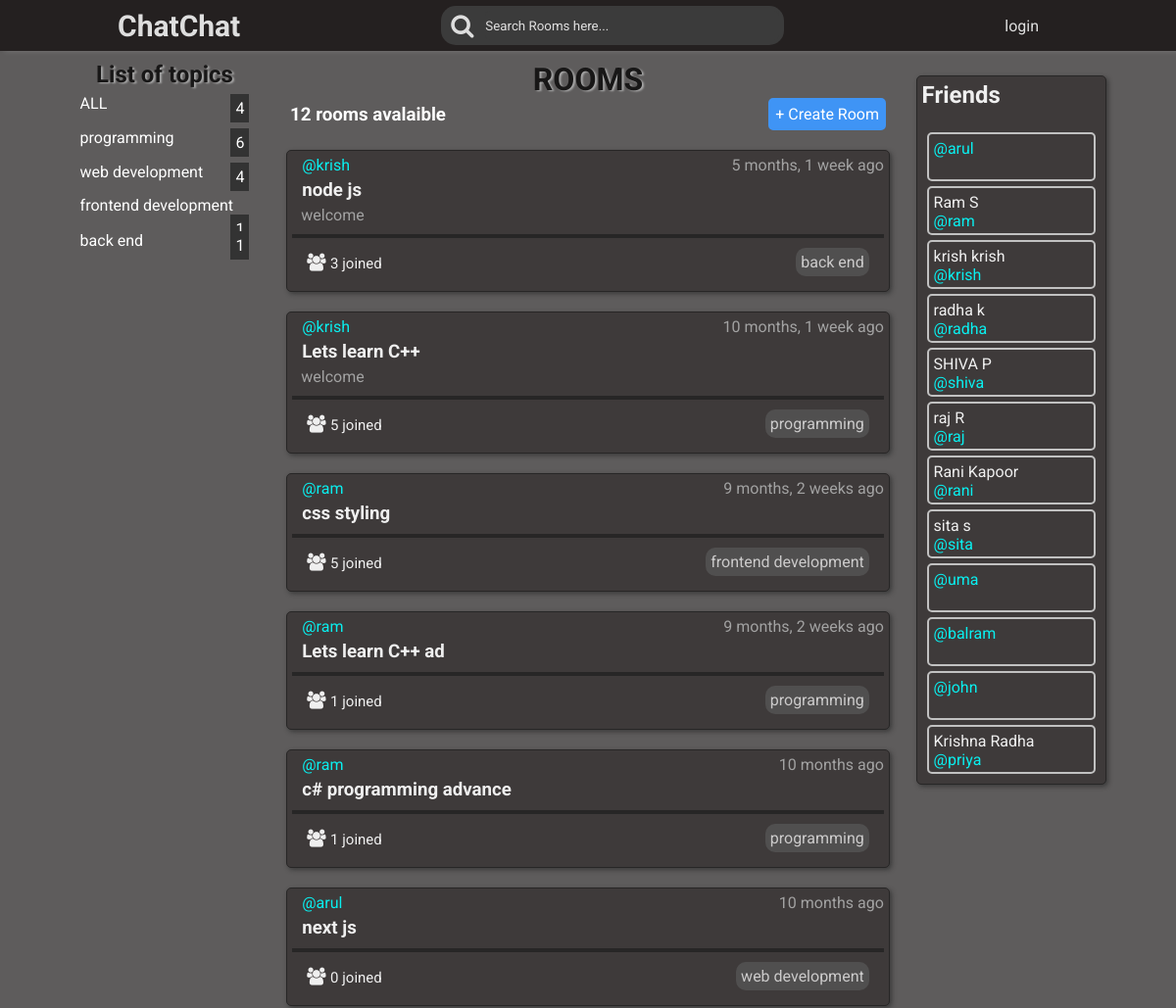
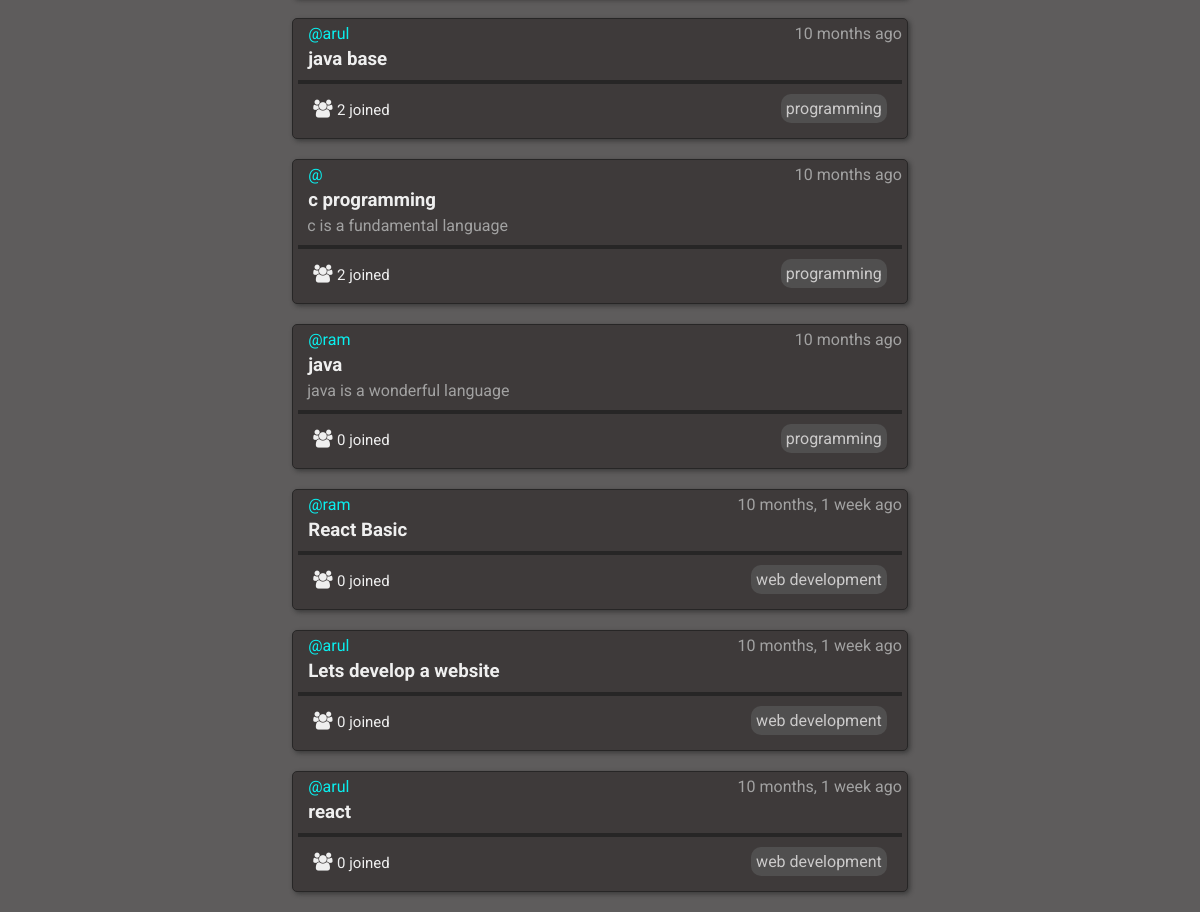
The page / on the database its author committed (2 pictures, top to bottom).
### chat/models.py (models this page shows, shortened)
class Topic(models.Model):
    name=models.CharField(max_length=200)
    def __str__(self):
        return self.name

class Room(models.Model):
    host=models.ForeignKey(User,on_delete=models.SET_NULL,null=True)
    topic=models.ForeignKey(Topic, on_delete=models.CASCADE,null=True)
    name=models.CharField(max_length=200)
    description=models.TextField(null=True,blank=True)
    participants = models.ManyToManyField(
        User, related_name='participants', blank=True)
    updated=models.DateTimeField(auto_now=True)
    created=models.DateTimeField(auto_now_add=True)
    class Meta:
        ordering=['-updated','-created']

### chat/views.py (the view)
# urls.py: path('', views.home,name="home"),
def home(request):
    q=request.GET.get('q') if request.GET.get('q') != None else ""
    rooms=Room.objects.filter(Q(topic__name__icontains=q)|
                            Q(name__icontains=q)|
                            Q(description__icontains=q))
    topics=Topic.objects.all()
    room_count=rooms.count()
    users=User.objects.all()
    context={'rooms':rooms,"topics":topics,'room_count':room_count,"users":users}
    return render(request, 'chat/home.html',context)

### chat/templates/chat/home.html (shortened to what this page needs)
{% extends 'main.html' %}
{% block content %}
<div class="container">
    <div class="topic-container">
        <h2 class="heading">List of topics</h2>
        <p class="topic-box"><a href="{% url 'home'%}">ALL<span>{{topics.count}}</span></a></p>
        {% for topic in topics %}
        <p class="topic-box"><a href="{% url 'home'%}?q={{topic.name}}">{{topic.name}}<span>{{topic.room_set.all.count}}</span></a></p>
        {% endfor %}
    </div>
    <div class="room-container">
        <h1 class="heading">ROOMS</h1>
        <div class="second-heading">
            <h3>{{room_count}} rooms avalaible</h3>
            <a href="{% url 'create-room' %}" id="create-room"> + Create Room</a>
        </div>
        {% for room in rooms %}
        <section class="room-box">
        <div class="room-top">
            <span>{{room.created|timesince}} ago</span>
        </div>
        <p class="user-name">@{{room.host.username}}</p>
        <h3 class="room-heading"><a href="{% url 'room' room.id room.name %}">{{room.name}}</a></h3>
        <p class="room-desc">{{room.description}}</p>
        <hr class="hr-line">
        <div class="bottom">
            <i class="fa fa-users group" aria-hidden="true"> <small>{{room.participants.all.count}}  joined</small></i>
            <p class="bottom-topic">{{room.topic}}</p>
        </div>
        </section>
        {% endfor %}
    </div>
    <div class="friends-container">
    <div class="friends-box ">
        <div class="friends-top">
            <h2 >Friends</h2>
            <br>
        </div>
        {% for user in users %}
            {% if user.is_authenticated %}
                {% if user != request.user %}
                    <div class="private">
                        <p><a href="{% url 'personal-chat' request.user.id user.id  user.username %}">{{user.first_name}} {{user.last_name}}</a></p>
                        <p><a href="{% url 'personal-chat' request.user.id user.id user.username %}" style="color: aqua;">@{{user.username}}</a></p>
                    </div>
                {% endif %}
            {% endif %}
        {% endfor %}
    </div>
    </div>
</div>
{%  endblock %}

### templates/main.html (shortened to what this page needs)
<!DOCTYPE html>
{% load static %}
<html lang="en">
<head>
    <link rel="stylesheet" href="https://stackpath.bootstrapcdn.com/font-awesome/4.7.0/css/font-awesome.min.css">
    <link rel="stylesheet" href="{% static 'style.css' %}">
</head>
<body>
    {% include 'nav.html' %}
    {% block content %}
    {%  endblock %}
</body>
</html>

### templates/nav.html
<nav>
<div class="navbar">
    <a href="/" class="logo">ChatChat</a>
    <div class="search-bar">
        <i class="fa fa-search search-icon" aria-hidden="true" style="color: #fff;"></i>
        <form action="" method="get">
            <input type="text" name="q" placeholder="Search Rooms here...">
        </form>
    </div>
    {% if user.is_authenticated %}
    <a href="{% url 'profile' request.user.id %}"><p >Hi <span id="nav-user">{{request.user}} </span><i class="fa fa-user" aria-hidden="true"></i> </p></a>
    <a href="{% url 'logout' %}" class="nav-menu">logout</a>
    {% else %}
    <a href="{% url 'login-page' %}" class="nav-menu">login</a>
    {% endif %}
</div>
</nav>

### static/style.css (style rules this page uses)
* { margin: 0; padding: 0; box-sizing: border-box; font-family: 'Roboto', sans-serif; }
body { background-color: rgb(94, 92, 92); color: #fff ; }
a { text-decoration: none; color: #fff; }
nav { background-color: rgb(22, 18, 18); box-shadow: 5px 0 5px rgb(129, 128, 128); opacity: 0.8; }
.navbar { width: 80%; height: 52px; margin: auto; display: flex; justify-content: space-between; align-items: center; }
.nav-menu { padding: 10px; margin: auto 10px; }
.logo { font-weight: bold; font-size: 30px; color: #fff }
a.logo { text-decoration: none; }
.search-bar { background-color:#333; width: 350px; height: 40px; margin: auto; display: flex; justify-content: space-between; align-items: center; border-radius: 15px; }
.search-bar input[type=text] { width: 300px; height: 30px; margin: auto 5px; padding:auto; color: #fff; border: none; border-radius: 5px; background-color: #333; }
.search-bar input[type=text]::placeholder { color: #fff; }
.search-icon { font-size: 25px; color: #000; margin-left: 10px; }
.private { border: 2px solid #ccc; border-radius: 5px; padding: 5px; height: 50px; margin: 5px; }
.topic-container { width: 80%; margin: 0 auto; }
.topic-container .heading,.room-container .heading { color: rgb(24, 23, 23); text-shadow: 2px 1px 2px #aaa; text-align: center; margin-top: 10px; }
.topic-container .topic-box { margin: 5px auto; height: 30px; align-content: center; }
.topic-container .topic-box span { float: right; padding: 5px; background-color: #333; }
.friends-container { width: 95%; margin: 5px auto; }
.friends-box { width: 95%; background: rgb(59, 55, 55); background: linear-gradient(top,rgb(59, 55, 55),rgb(34, 33, 33)); margin: 20px auto; padding: 5px; border-radius: 5px; border: rgb(34, 33, 33) solid 1px; box-shadow: 2px 2px 5px rgb(54, 54, 54); opacity: 0.9; }
.room-box { width: 95%; background-color: rgb(59, 55, 55); margin: 20px auto; padding: 5px; border-radius: 5px; border: rgb(34, 33, 33) solid 1px; box-shadow: 2px 2px 5px rgb(54, 54, 54); opacity: 0.9; }
.room-top { float: right; color: #aaa; }
.room-container .second-heading { margin: auto 20px; display: flex; flex-wrap: wrap; justify-content: space-between; align-items: center; }
.room-container .second-heading #create-room { padding: 5px; background-color: rgb(63, 148, 245); border: 2px solid rgb(63, 148, 245); border-radius: 5px; }
.room-heading { font-weight: bold; margin: 5px 10px; }
.user-name { margin-left:10px; border-bottom: #aaa; color: aqua; }
hr.hr-line { margin-top: 10px; margin-bottom: 10px; border:rgb(34, 33, 33) solid 2px; }
.bottom { width: 95%; margin: 10px auto; display: flex; justify-content: space-between; align-items: center; }
.bottom-topic { width: fit-content; background-color: rgb(85, 84, 84); padding: 5px; border-radius: 10px; opacity: 0.8; }
.room-desc { width: 97%; margin: auto; color:#aaa; }
.group { font-size: 18px; }
::placeholder { color: #000; }

### chat/templates/chat/home.html (style rules this page uses)
.container { width: 90%; margin: auto; display: grid; grid-template-columns: 1fr 3fr 1fr; justify-content: space-between; align-items:flex-start; }

### rows shown on the page
Topic: name "programming", room_set.all.count "6"
Topic: name "web development", room_set.all.count "4"
Topic: name "frontend development", room_set.all.count "1"
Topic: name "back end", room_set.all.count "1"
Room: created "5 months, 1 week", host.username "krish", name "node js", description "welcome", participants.all.count "3", topic "back end"
Room: created "10 months, 1 week", host.username "krish", name "Lets learn C++", description "welcome", participants.all.count "5", topic "programming"
Room: created "9 months, 2 weeks", host.username "ram", name "css styling", participants.all.count "5", topic "frontend development"
Room: created "9 months, 2 weeks", host.username "ram", name "Lets learn C++ ad", participants.all.count "1", topic "programming"
Room: created "10 months", host.username "ram", name "c# programming advance", participants.all.count "1", topic "programming"
Room: created "10 months", host.username "arul", name "next js", participants.all.count "0", topic "web development"
Room: created "10 months", host.username "arul", name "java base", participants.all.count "2", topic "programming"
Room: created "10 months", name "c programming", description "c is a fundamental language", participants.all.count "2", topic "programming"
Room: created "10 months", host.username "ram", name "java", description "java is a wonderful language", participants.all.count "0", topic "programming"
Room: created "10 months, 1 week", host.username "ram", name "React Basic", participants.all.count "0", topic "web development"
Room: created "10 months, 1 week", host.username "arul", name "Lets develop a website", participants.all.count "0", topic "web development"
Room: created "10 months, 1 week", host.username "arul", name "react", participants.all.count "0", topic "web development"

### other values the page prints
{{ topics.count }} "4"
{{ room_count }} "12"
{{ user.username }} "arul"
{{ user.first_name }} "Ram"
{{ user.last_name }} "S"
{{ user.username }} "ram"
{{ user.first_name }} "krish"
{{ user.last_name }} "krish"
{{ user.username }} "krish"
{{ user.first_name }} "radha"
{{ user.last_name }} "k"
{{ user.username }} "radha"
{{ user.first_name }} "SHIVA"
{{ user.last_name }} "P"
{{ user.username }} "shiva"
